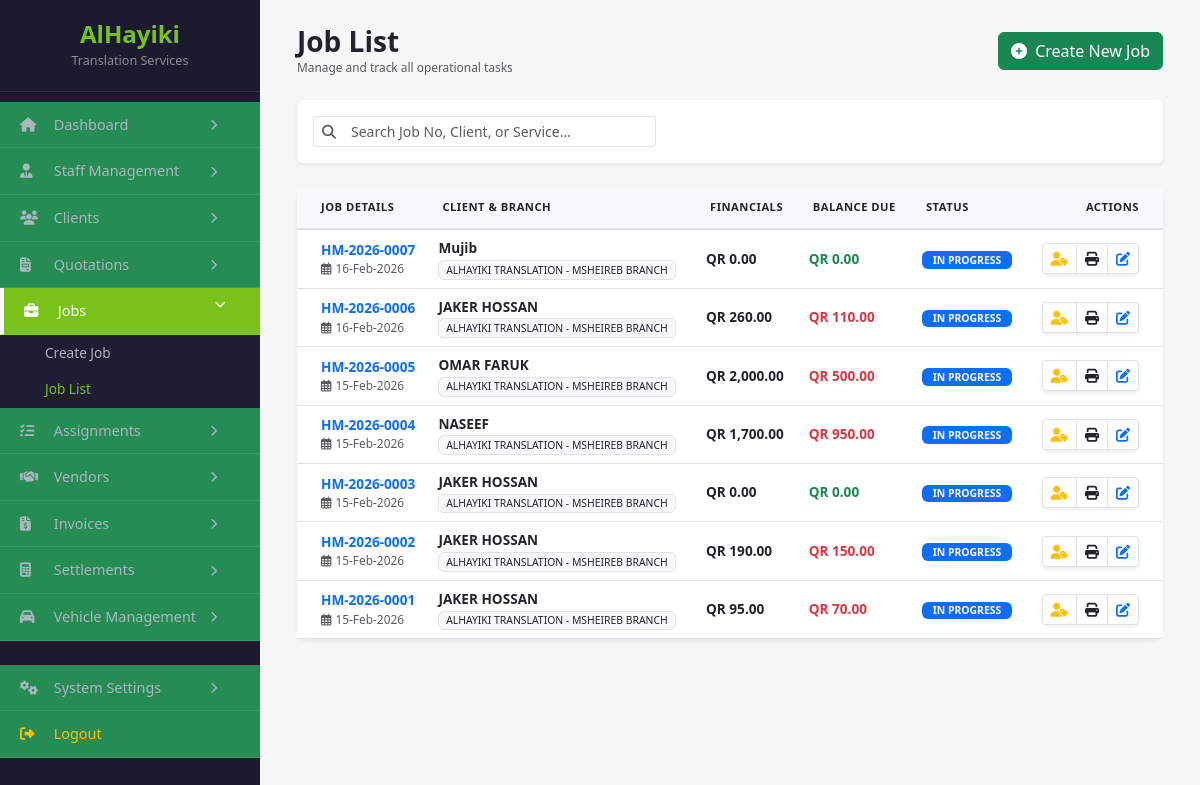
The app's page /manage_jobs.php (signed in) with its own data.
### tables this page shows
CREATE TABLE `jobs` (
  `id` int(11) NOT NULL,
  `job_no` varchar(20) NOT NULL,
  `client_id` int(11) NOT NULL,
  `branch_id` int(11) NOT NULL,
  `receiving_method` varchar(50) DEFAULT 'Walk-in',
  `whatsapp_number_id` int(11) DEFAULT NULL,
  `status` enum('Draft','In Progress','Ready','Completed') DEFAULT 'Draft',
  `created_by` int(11) DEFAULT NULL,
  `grand_total` decimal(10,2) DEFAULT 0.00,
  `payment_status` enum('Unpaid','Partially Paid','Paid') DEFAULT 'Unpaid',
  `delivery_info` varchar(255) DEFAULT NULL,
  `additional_notes` text DEFAULT NULL,
  `sub_total` decimal(10,2) DEFAULT 0.00,
  `discount` decimal(10,2) DEFAULT 0.00,
  `internal_notes` text DEFAULT NULL,
  `created_at` timestamp NOT NULL DEFAULT current_timestamp(),
  `amount_paid` decimal(10,2) DEFAULT 0.00,
  `amount_due` decimal(10,2) DEFAULT 0.00,
  `payment_method` varchar(50) DEFAULT NULL,
  `payment_ref` varchar(100) DEFAULT NULL,
  `assigned_to` int(11) DEFAULT NULL,
  `translator_id` int(11) DEFAULT NULL,
  `project_notes` text DEFAULT NULL,
  `deadline` datetime DEFAULT NULL,
  `assigned_translator` varchar(255) DEFAULT NULL,
  `translator_deadline` datetime DEFAULT NULL,
  `updated_at` timestamp NULL DEFAULT NULL ON UPDATE current_timestamp(),
  `client_ref` varchar(255) DEFAULT NULL
);

CREATE TABLE `branches` (
  `id` int(11) NOT NULL,
  `name` varchar(100) NOT NULL,
  `branch_code` varchar(20) DEFAULT NULL,
  `is_main_branch` tinyint(1) DEFAULT 0,
  `parent_company` varchar(100) DEFAULT NULL,
  `status` enum('Active','Inactive') DEFAULT 'Active',
  `landline` varchar(20) DEFAULT NULL,
  `mobile_numbers` text DEFAULT NULL,
  `emails` text DEFAULT NULL,
  `website` varchar(100) DEFAULT NULL,
  `area` varchar(100) DEFAULT NULL,
  `street_name` varchar(100) DEFAULT NULL,
  `building_number` varchar(20) DEFAULT NULL,
  `zone_number` varchar(20) DEFAULT NULL,
  `city` varchar(50) DEFAULT NULL,
  `country` varchar(50) DEFAULT 'State of Qatar',
  `po_box` varchar(20) DEFAULT NULL,
  `kahramaa_number` varchar(50) DEFAULT NULL,
  `water_number` varchar(50) DEFAULT NULL,
  `google_maps_link` text DEFAULT NULL,
  `legal_documents` longtext DEFAULT NULL CHECK (json_valid(`legal_documents`)),
  `manager_id` int(11) DEFAULT NULL,
  `cr_number` varchar(50) DEFAULT NULL,
  `cr_issue_date` date DEFAULT NULL,
  `cr_expiry_date` date DEFAULT NULL,
  `license_number` varchar(50) DEFAULT NULL,
  `license_expiry_date` date DEFAULT NULL,
  `fire_safety_number` varchar(50) DEFAULT NULL,
  `fire_safety_expiry` date DEFAULT NULL,
  `computer_card_number` varchar(50) DEFAULT NULL,
  `computer_card_expiry` date DEFAULT NULL,
  `chamber_number` varchar(50) DEFAULT NULL,
  `chamber_expiry` date DEFAULT NULL,
  `lease_number` varchar(50) DEFAULT NULL,
  `lease_expiry` date DEFAULT NULL,
  `created_at` timestamp NOT NULL DEFAULT current_timestamp()
);

### manage_jobs.php (the view, shortened to what this page needs)
<?php
include 'db.php';
$userBranch = $_SESSION['branch_id'];
$userRoles  = $_SESSION['roles'] ?? [];
$isMainAdmin = (in_array('Admin', $userRoles) && $userBranch == 1);
$filterBranch = ($isMainAdmin && isset($_GET['branch_filter']) && $_GET['branch_filter'] !== '') ? (int)$_GET['branch_filter'] : null;
$query = "SELECT j.*,
                 COALESCE(NULLIF(c.company_name, ''), c.name) AS display_client,
                 b.name AS branch_display_name
          FROM jobs j
          LEFT JOIN clients c ON j.client_id = c.id
          LEFT JOIN branches b ON j.branch_id = b.id";
$params = [];
if (!$isMainAdmin) {
    $query .= " WHERE j.branch_id = ?";
    $params[] = $userBranch;
} elseif ($filterBranch) {
    $query .= " WHERE j.branch_id = ?";
    $params[] = $filterBranch;
}
$query .= " ORDER BY j.created_at DESC";
$stmt = $pdo->prepare($query);
$stmt->execute($params);
$jobs = $stmt->fetchAll();
?>
<!DOCTYPE html>
<html lang="en">
<head>
    <link href="https://cdn.jsdelivr.net/npm/bootstrap@5.3.0/dist/css/bootstrap.min.css" rel="stylesheet">
    <link rel="stylesheet" href="https://cdnjs.cloudflare.com/ajax/libs/font-awesome/6.4.0/css/all.min.css">
</head>
<body>
<div class="flex-wrapper">
    <?php include 'sidebar.php'; ?>
    <div class="main-content">
        <div class="container-fluid">
            <div class="d-flex justify-content-between align-items-center mb-4">
                <div>
                    <h3 class="fw-bold mb-0 text-dark">Job List</h3>
                    <p class="text-muted small mb-0">Manage and track all operational tasks</p>
                </div>
                <a href="add_job.php" class="btn btn-success">
                    <i class="fas fa-plus-circle me-1"></i> Create New Job
                </a>
            </div>
            <div class="card mb-4 border-0 shadow-sm">
                <div class="card-body">
                    <form method="GET" class="row g-2 align-items-center">
                        <div class="col-md-5">
                            <div class="input-group input-group-sm">
                                <span class="input-group-text bg-white border-end-0"><i class="fas fa-search text-muted"></i></span>
                                <input type="text" id="jobSearch" class="form-control border-start-0" placeholder="Search Job No, Client, or Service...">
                            </div>
                        </div>
                    </form>
                </div>
            </div>
            <div class="table-card">
                <div class="table-responsive">
                    <table class="table table-hover align-middle mb-0">
                        <thead>
                            <tr>
                                <th class="ps-4">Job Details</th>
                                <th>Client & Branch</th>
                                <th>Financials</th>
                                <th>Balance Due</th>
                                <th>Status</th>
                                <th class="text-end pe-4">Actions</th>
                            </tr>
                        </thead>
                        <tbody id="jobTableBody">
                            <?php foreach ($jobs as $job):
                                $statusKey = strtolower(str_replace(' ', '', $job['status'] ?? 'draft'));
                            ?>
                            <tr>
                                <td class="ps-4">
                                    <div class="fw-bold text-primary"><?= $job['job_no'] ?></div>
                                    <div class="text-muted small"><i class="far fa-calendar-alt me-1"></i><?= date('d-M-Y', strtotime($job['created_at'])) ?></div>
                                </td>
                                <td>
                                    <div class="fw-bold"><?= htmlspecialchars($job['display_client']) ?></div>
                                    <span class="badge bg-light text-dark border fw-normal" style="font-size: 0.65rem;"><?= htmlspecialchars($job['branch_display_name'] ?? 'N/A') ?></span>
                                </td>
                                <td>
                                    <div class="fw-bold">QR <?= number_format($job['grand_total'], 2) ?></div>
                                </td>
                                <td>
                                    <div class="<?= ($job['amount_due'] > 0) ? 'text-danger' : 'text-success' ?> fw-bold">
                                        QR <?= number_format($job['amount_due'], 2) ?>
                                    </div>
                                </td>
                                <td>
                                    <span class="badge status-badge bg-<?= $statusKey ?>">
                                        <?= $job['status'] ?: 'Draft' ?>
                                    </span>
                                </td>
                                <td class="text-end pe-4">
                                    <div class="btn-group shadow-sm">
                                        <a href="assign_task.php?id=<?= $job['id'] ?>" class="btn btn-sm btn-white border bg-white" title="Assign Translator"><i class="fas fa-user-tag text-warning"></i></a>
                                        <a href="print_job_slip.php?id=<?= $job['id'] ?>" class="btn btn-sm btn-white border bg-white" title="Print Slip"><i class="fas fa-print text-dark"></i></a>
                                        <a href="edit_job.php?id=<?= $job['id'] ?>" class="btn btn-sm btn-white border bg-white" title="Edit Job"><i class="fas fa-edit text-primary"></i></a>
                                    </div>
                                </td>
                            </tr>
                            <?php endforeach; ?>
                        </tbody>
                    </table>
                </div>
            </div>
        </div>
    </div>
</div>
</body>
</html>

### manage_jobs.php (style rules this page uses)
:root { --brand: #198754; }
body { background-color: #f4f7f6; font-family: 'Segoe UI', system-ui, -apple-system, sans-serif; font-size: 0.85rem; }
.flex-wrapper { display: flex; min-height: 100vh; }
.main-content { flex-grow: 1; padding: 25px; overflow-y: auto; max-height: 100vh; }
.table-card { border-radius: 12px; border: none; box-shadow: 0 0.125rem 0.25rem rgba(0, 0, 0, 0.075); background: #fff; }
.table thead th { background: #f8f9fa; text-transform: uppercase; font-size: 0.7rem; letter-spacing: 0.5px; border-bottom: 2px solid #dee2e6; padding: 12px; }
.status-badge { width: 90px; font-size: 0.65rem; font-weight: 600; text-transform: uppercase; display: inline-block; text-align: center; }
.bg-inprogress { background-color: #0d6efd; color: #fff; }

### records on screen
jobs: job_no "HM-2026-0007", created_at "16-Feb-2026", display_client "Mujib", branch.name "ALHAYIKI TRANSLATION - MSHEIREB BRANCH", grand_total "0.00", amount_due "0.00", status "IN PROGRESS"
jobs: job_no "HM-2026-0006", created_at "16-Feb-2026", display_client "JAKER HOSSAN", branch.name "ALHAYIKI TRANSLATION - MSHEIREB BRANCH", grand_total "260.00", amount_due "110.00", status "IN PROGRESS"
jobs: job_no "HM-2026-0005", created_at "15-Feb-2026", display_client "OMAR FARUK", branch.name "ALHAYIKI TRANSLATION - MSHEIREB BRANCH", grand_total "2,000.00", amount_due "500.00", status "IN PROGRESS"
jobs: job_no "HM-2026-0004", created_at "15-Feb-2026", display_client "NASEEF", branch.name "ALHAYIKI TRANSLATION - MSHEIREB BRANCH", grand_total "1,700.00", amount_due "950.00", status "IN PROGRESS"
jobs: job_no "HM-2026-0003", created_at "15-Feb-2026", display_client "JAKER HOSSAN", branch.name "ALHAYIKI TRANSLATION - MSHEIREB BRANCH", grand_total "0.00", amount_due "0.00", status "IN PROGRESS"
jobs: job_no "HM-2026-0002", created_at "15-Feb-2026", display_client "JAKER HOSSAN", branch.name "ALHAYIKI TRANSLATION - MSHEIREB BRANCH", grand_total "190.00", amount_due "150.00", status "IN PROGRESS"
jobs: job_no "HM-2026-0001", created_at "15-Feb-2026", display_client "JAKER HOSSAN", branch.name "ALHAYIKI TRANSLATION - MSHEIREB BRANCH", grand_total "95.00", amount_due "70.00", status "IN PROGRESS"
